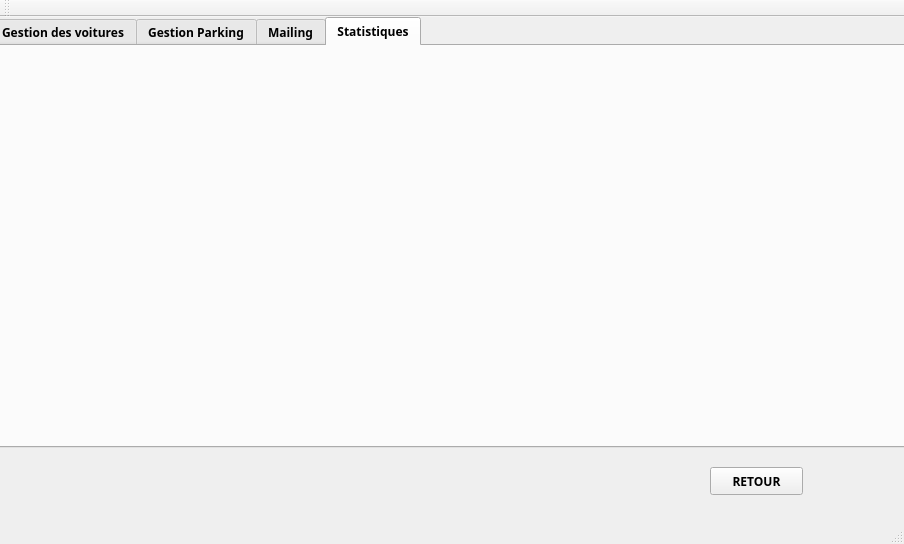
<?xml version="1.0" encoding="UTF-8"?>
<ui version="4.0">
 <class>VoitureParking</class>
 <widget class="QMainWindow" name="VoitureParking">
  <property name="geometry">
   <rect>
    <x>0</x>
    <y>0</y>
    <width>904</width>
    <height>544</height>
   </rect>
  </property>
  <property name="windowTitle">
   <string>Gestion des Clients</string>
  </property>
  <widget class="QWidget" name="centralWidget">
   <widget class="QTabWidget" name="tabWidget">
    <property name="geometry">
     <rect>
      <x>-10</x>
      <y>0</y>
      <width>1001</width>
      <height>431</height>
     </rect>
    </property>
    <property name="font">
     <font>
      <family>Century Gothic</family>
      <pointsize>9</pointsize>
      <weight>75</weight>
      <italic>false</italic>
      <bold>true</bold>
     </font>
    </property>
    <property name="currentIndex">
     <number>3</number>
    </property>
    <widget class="QWidget" name="tab_7">
     <attribute name="title">
      <string>Gestion des voitures</string>
     </attribute>
     <widget class="QGroupBox" name="groupBox">
      <property name="geometry">
       <rect>
        <x>20</x>
        <y>20</y>
        <width>391</width>
        <height>361</height>
       </rect>
      </property>
      <property name="title">
       <string/>
      </property>
      <widget class="QLabel" name="label">
       <property name="geometry">
        <rect>
         <x>10</x>
         <y>10</y>
         <width>71</width>
         <height>16</height>
        </rect>
       </property>
       <property name="font">
        <font>
         <family>Century Gothic</family>
         <pointsize>9</pointsize>
         <weight>75</weight>
         <italic>false</italic>
         <bold>true</bold>
        </font>
       </property>
       <property name="text">
        <string>Matricule :</string>
       </property>
      </widget>
      <widget class="QLineEdit" name="lineEdit">
       <property name="geometry">
        <rect>
         <x>140</x>
         <y>10</y>
         <width>113</width>
         <height>20</height>
        </rect>
       </property>
      </widget>
      <widget class="QLabel" name="label_5">
       <property name="geometry">
        <rect>
         <x>10</x>
         <y>50</y>
         <width>71</width>
         <height>16</height>
        </rect>
       </property>
       <property name="font">
        <font>
         <family>Century Gothic</family>
         <pointsize>9</pointsize>
         <weight>75</weight>
         <italic>false</italic>
         <bold>true</bold>
        </font>
       </property>
       <property name="text">
        <string>Marque :</string>
       </property>
      </widget>
      <widget class="QLabel" name="label_6">
       <property name="geometry">
        <rect>
         <x>10</x>
         <y>90</y>
         <width>71</width>
         <height>16</height>
        </rect>
       </property>
       <property name="font">
        <font>
         <family>Century Gothic</family>
         <pointsize>9</pointsize>
         <weight>75</weight>
         <italic>false</italic>
         <bold>true</bold>
        </font>
       </property>
       <property name="text">
        <string>Couleur :</string>
       </property>
      </widget>
      <widget class="QLabel" name="label_7">
       <property name="geometry">
        <rect>
         <x>10</x>
         <y>290</y>
         <width>101</width>
         <height>16</height>
        </rect>
       </property>
       <property name="font">
        <font>
         <family>Century Gothic</family>
         <pointsize>9</pointsize>
         <weight>75</weight>
         <italic>false</italic>
         <bold>true</bold>
        </font>
       </property>
       <property name="text">
        <string>Place Parking :</string>
       </property>
      </widget>
      <widget class="QLineEdit" name="lineEdit_5">
       <property name="geometry">
        <rect>
         <x>140</x>
         <y>290</y>
         <width>113</width>
         <height>20</height>
        </rect>
       </property>
      </widget>
      <widget class="QPushButton" name="pushButton">
       <property name="geometry">
        <rect>
         <x>294</x>
         <y>70</y>
         <width>81</width>
         <height>23</height>
        </rect>
       </property>
       <property name="font">
        <font>
         <family>Century Gothic</family>
         <pointsize>9</pointsize>
         <weight>75</weight>
         <italic>false</italic>
         <bold>true</bold>
        </font>
       </property>
       <property name="styleSheet">
        <string notr="true">background-color: green;</string>
       </property>
       <property name="text">
        <string>AJOUTER</string>
       </property>
      </widget>
      <widget class="QLineEdit" name="lineEdit_2">
       <property name="geometry">
        <rect>
         <x>140</x>
         <y>50</y>
         <width>113</width>
         <height>20</height>
        </rect>
       </property>
      </widget>
      <widget class="QLineEdit" name="lineEdit_3">
       <property name="geometry">
        <rect>
         <x>140</x>
         <y>90</y>
         <width>113</width>
         <height>20</height>
        </rect>
       </property>
      </widget>
      <widget class="QPushButton" name="pushButton_2">
       <property name="geometry">
        <rect>
         <x>294</x>
         <y>170</y>
         <width>81</width>
         <height>23</height>
        </rect>
       </property>
       <property name="font">
        <font>
         <family>Century Gothic</family>
         <pointsize>9</pointsize>
         <weight>75</weight>
         <italic>false</italic>
         <bold>true</bold>
        </font>
       </property>
       <property name="styleSheet">
        <string notr="true">background-color: red;</string>
       </property>
       <property name="text">
        <string>SUPPRIMER</string>
       </property>
      </widget>
      <widget class="QPushButton" name="pushButton_6">
       <property name="geometry">
        <rect>
         <x>294</x>
         <y>120</y>
         <width>81</width>
         <height>23</height>
        </rect>
       </property>
       <property name="font">
        <font>
         <family>Century Gothic</family>
         <pointsize>9</pointsize>
         <weight>75</weight>
         <italic>false</italic>
         <bold>true</bold>
        </font>
       </property>
       <property name="text">
        <string>MODIFIER</string>
       </property>
      </widget>
      <widget class="QLabel" name="label_8">
       <property name="geometry">
        <rect>
         <x>10</x>
         <y>130</y>
         <width>101</width>
         <height>16</height>
        </rect>
       </property>
       <property name="font">
        <font>
         <family>Century Gothic</family>
         <pointsize>9</pointsize>
         <weight>75</weight>
         <italic>false</italic>
         <bold>true</bold>
        </font>
       </property>
       <property name="text">
        <string>Age :</string>
       </property>
      </widget>
      <widget class="QLabel" name="label_9">
       <property name="geometry">
        <rect>
         <x>10</x>
         <y>170</y>
         <width>101</width>
         <height>16</height>
        </rect>
       </property>
       <property name="font">
        <font>
         <family>Century Gothic</family>
         <pointsize>9</pointsize>
         <weight>75</weight>
         <italic>false</italic>
         <bold>true</bold>
        </font>
       </property>
       <property name="text">
        <string>Fournisseur :</string>
       </property>
      </widget>
      <widget class="QLabel" name="label_10">
       <property name="geometry">
        <rect>
         <x>10</x>
         <y>210</y>
         <width>101</width>
         <height>16</height>
        </rect>
       </property>
       <property name="font">
        <font>
         <family>Century Gothic</family>
         <pointsize>9</pointsize>
         <weight>75</weight>
         <italic>false</italic>
         <bold>true</bold>
        </font>
       </property>
       <property name="text">
        <string>Prix :</string>
       </property>
      </widget>
      <widget class="QLineEdit" name="lineEdit_6">
       <property name="geometry">
        <rect>
         <x>140</x>
         <y>130</y>
         <width>113</width>
         <height>20</height>
        </rect>
       </property>
      </widget>
      <widget class="QLineEdit" name="lineEdit_7">
       <property name="geometry">
        <rect>
         <x>140</x>
         <y>170</y>
         <width>113</width>
         <height>20</height>
        </rect>
       </property>
      </widget>
      <widget class="QLineEdit" name="lineEdit_8">
       <property name="geometry">
        <rect>
         <x>140</x>
         <y>210</y>
         <width>113</width>
         <height>20</height>
        </rect>
       </property>
      </widget>
      <widget class="QLineEdit" name="lineEdit_9">
       <property name="geometry">
        <rect>
         <x>10</x>
         <y>330</y>
         <width>171</width>
         <height>20</height>
        </rect>
       </property>
      </widget>
      <widget class="QPushButton" name="pushButton_9">
       <property name="geometry">
        <rect>
         <x>220</x>
         <y>330</y>
         <width>75</width>
         <height>23</height>
        </rect>
       </property>
       <property name="font">
        <font>
         <family>Century Gothic</family>
         <pointsize>9</pointsize>
         <weight>75</weight>
         <italic>false</italic>
         <bold>true</bold>
        </font>
       </property>
       <property name="text">
        <string>PDF</string>
       </property>
      </widget>
      <widget class="QLabel" name="label_3">
       <property name="geometry">
        <rect>
         <x>10</x>
         <y>250</y>
         <width>291</width>
         <height>20</height>
        </rect>
       </property>
       <property name="font">
        <font>
         <family>Century Gothic</family>
         <pointsize>9</pointsize>
         <weight>75</weight>
         <italic>false</italic>
         <bold>true</bold>
        </font>
       </property>
       <property name="text">
        <string>Affecter la nouvelle voiture à une place Parking :</string>
       </property>
      </widget>
     </widget>
     <widget class="QTableView" name="tableView">
      <property name="geometry">
       <rect>
        <x>430</x>
        <y>30</y>
        <width>411</width>
        <height>371</height>
       </rect>
      </property>
     </widget>
     <widget class="QPushButton" name="pushButton_5">
      <property name="geometry">
       <rect>
        <x>430</x>
        <y>10</y>
        <width>101</width>
        <height>23</height>
       </rect>
      </property>
      <property name="font">
       <font>
        <family>Century Gothic</family>
        <pointsize>9</pointsize>
        <weight>75</weight>
        <italic>false</italic>
        <bold>true</bold>
       </font>
      </property>
      <property name="text">
       <string>TRI PARKING</string>
      </property>
     </widget>
     <widget class="QComboBox" name="comboBox">
      <property name="geometry">
       <rect>
        <x>780</x>
        <y>10</y>
        <width>62</width>
        <height>22</height>
       </rect>
      </property>
      <property name="font">
       <font>
        <family>Century Gothic</family>
        <pointsize>9</pointsize>
        <weight>75</weight>
        <italic>false</italic>
        <bold>true</bold>
       </font>
      </property>
      <item>
       <property name="text">
        <string>ASC</string>
       </property>
      </item>
      <item>
       <property name="text">
        <string>DESC</string>
       </property>
      </item>
     </widget>
     <widget class="QPushButton" name="pushButton_8">
      <property name="geometry">
       <rect>
        <x>530</x>
        <y>10</y>
        <width>75</width>
        <height>23</height>
       </rect>
      </property>
      <property name="font">
       <font>
        <family>Century Gothic</family>
        <pointsize>9</pointsize>
        <weight>75</weight>
        <italic>false</italic>
        <bold>true</bold>
       </font>
      </property>
      <property name="text">
       <string>IMPRIMER</string>
      </property>
     </widget>
    </widget>
    <widget class="QWidget" name="tab_8">
     <attribute name="title">
      <string>Gestion Parking</string>
     </attribute>
     <widget class="QGroupBox" name="groupBox_6">
      <property name="geometry">
       <rect>
        <x>0</x>
        <y>20</y>
        <width>411</width>
        <height>361</height>
       </rect>
      </property>
      <property name="title">
       <string/>
      </property>
      <widget class="QLabel" name="label_25">
       <property name="geometry">
        <rect>
         <x>20</x>
         <y>50</y>
         <width>81</width>
         <height>16</height>
        </rect>
       </property>
       <property name="font">
        <font>
         <family>Century Gothic</family>
         <pointsize>9</pointsize>
         <weight>75</weight>
         <italic>false</italic>
         <bold>true</bold>
        </font>
       </property>
       <property name="text">
        <string>ID Parking :</string>
       </property>
      </widget>
      <widget class="QLineEdit" name="lineEdit_14">
       <property name="geometry">
        <rect>
         <x>190</x>
         <y>50</y>
         <width>113</width>
         <height>20</height>
        </rect>
       </property>
      </widget>
      <widget class="QLineEdit" name="lineEdit_15">
       <property name="geometry">
        <rect>
         <x>190</x>
         <y>90</y>
         <width>113</width>
         <height>20</height>
        </rect>
       </property>
      </widget>
      <widget class="QPushButton" name="pushButton_3">
       <property name="geometry">
        <rect>
         <x>284</x>
         <y>190</y>
         <width>91</width>
         <height>23</height>
        </rect>
       </property>
       <property name="font">
        <font>
         <family>Century Gothic</family>
         <pointsize>9</pointsize>
         <weight>75</weight>
         <italic>false</italic>
         <bold>true</bold>
        </font>
       </property>
       <property name="styleSheet">
        <string notr="true">background-color: green;</string>
       </property>
       <property name="text">
        <string>AJOUTER</string>
       </property>
      </widget>
      <widget class="QLabel" name="label_26">
       <property name="geometry">
        <rect>
         <x>20</x>
         <y>90</y>
         <width>71</width>
         <height>16</height>
        </rect>
       </property>
       <property name="font">
        <font>
         <family>Century Gothic</family>
         <pointsize>9</pointsize>
         <weight>75</weight>
         <italic>false</italic>
         <bold>true</bold>
        </font>
       </property>
       <property name="text">
        <string>Etat :</string>
       </property>
      </widget>
      <widget class="QPushButton" name="pushButton_7">
       <property name="geometry">
        <rect>
         <x>284</x>
         <y>240</y>
         <width>91</width>
         <height>23</height>
        </rect>
       </property>
       <property name="font">
        <font>
         <family>Century Gothic</family>
         <pointsize>9</pointsize>
         <weight>75</weight>
         <italic>false</italic>
         <bold>true</bold>
        </font>
       </property>
       <property name="text">
        <string>MODIFIER</string>
       </property>
      </widget>
      <widget class="QPushButton" name="pushButton_4">
       <property name="geometry">
        <rect>
         <x>284</x>
         <y>290</y>
         <width>91</width>
         <height>23</height>
        </rect>
       </property>
       <property name="font">
        <font>
         <family>Century Gothic</family>
         <pointsize>9</pointsize>
         <weight>75</weight>
         <italic>false</italic>
         <bold>true</bold>
        </font>
       </property>
       <property name="styleSheet">
        <string notr="true">background-color: red;</string>
       </property>
       <property name="text">
        <string>SUPPRIMER</string>
       </property>
      </widget>
      <widget class="QLabel" name="label_28">
       <property name="geometry">
        <rect>
         <x>20</x>
         <y>130</y>
         <width>171</width>
         <height>16</height>
        </rect>
       </property>
       <property name="font">
        <font>
         <family>Century Gothic</family>
         <pointsize>9</pointsize>
         <weight>75</weight>
         <italic>false</italic>
         <bold>true</bold>
        </font>
       </property>
       <property name="text">
        <string>Contact Maintenance :</string>
       </property>
      </widget>
      <widget class="QLineEdit" name="lineEdit_16">
       <property name="geometry">
        <rect>
         <x>190</x>
         <y>130</y>
         <width>113</width>
         <height>20</height>
        </rect>
       </property>
      </widget>
     </widget>
     <widget class="QTableView" name="tableView_2">
      <property name="geometry">
       <rect>
        <x>410</x>
        <y>40</y>
        <width>411</width>
        <height>371</height>
       </rect>
      </property>
     </widget>
     <widget class="QPushButton" name="pushButton_11">
      <property name="geometry">
       <rect>
        <x>420</x>
        <y>10</y>
        <width>75</width>
        <height>23</height>
       </rect>
      </property>
      <property name="font">
       <font>
        <family>Century Gothic</family>
        <pointsize>8</pointsize>
        <weight>75</weight>
        <italic>false</italic>
        <bold>true</bold>
       </font>
      </property>
      <property name="text">
       <string>Recherche</string>
      </property>
     </widget>
     <widget class="QLineEdit" name="Rechercher">
      <property name="geometry">
       <rect>
        <x>510</x>
        <y>10</y>
        <width>113</width>
        <height>20</height>
       </rect>
      </property>
     </widget>
    </widget>
    <widget class="QWidget" name="tab_2">
     <attribute name="title">
      <string>Mailing</string>
     </attribute>
     <widget class="QLineEdit" name="khra">
      <property name="geometry">
       <rect>
        <x>120</x>
        <y>80</y>
        <width>531</width>
        <height>41</height>
       </rect>
      </property>
     </widget>
     <widget class="QTextEdit" name="cp">
      <property name="geometry">
       <rect>
        <x>120</x>
        <y>140</y>
        <width>531</width>
        <height>141</height>
       </rect>
      </property>
      <property name="html">
       <string>&lt;!DOCTYPE HTML PUBLIC &quot;-//W3C//DTD HTML 4.0//EN&quot; &quot;http://www.w3.org/TR/REC-html40/strict.dtd&quot;&gt;
&lt;html&gt;&lt;head&gt;&lt;meta name=&quot;qrichtext&quot; content=&quot;1&quot; /&gt;&lt;style type=&quot;text/css&quot;&gt;
p, li { white-space: pre-wrap; }
&lt;/style&gt;&lt;/head&gt;&lt;body style=&quot; font-family:'Century Gothic'; font-size:9pt; font-weight:600; font-style:normal;&quot;&gt;
&lt;p style=&quot;-qt-paragraph-type:empty; margin-top:0px; margin-bottom:0px; margin-left:0px; margin-right:0px; -qt-block-indent:0; text-indent:0px; font-family:'MS Shell Dlg 2'; font-size:7.8pt; font-weight:400;&quot;&gt;&lt;br /&gt;&lt;/p&gt;&lt;/body&gt;&lt;/html&gt;</string>
      </property>
     </widget>
     <widget class="QLabel" name="label_11">
      <property name="geometry">
       <rect>
        <x>40</x>
        <y>80</y>
        <width>111</width>
        <height>31</height>
       </rect>
      </property>
      <property name="font">
       <font>
        <family>Century Gothic</family>
        <pointsize>9</pointsize>
        <weight>75</weight>
        <italic>false</italic>
        <bold>true</bold>
       </font>
      </property>
      <property name="text">
       <string>Recipient :</string>
      </property>
     </widget>
     <widget class="QLabel" name="label_12">
      <property name="geometry">
       <rect>
        <x>40</x>
        <y>180</y>
        <width>111</width>
        <height>31</height>
       </rect>
      </property>
      <property name="font">
       <font>
        <family>Century Gothic</family>
        <pointsize>9</pointsize>
        <weight>75</weight>
        <italic>false</italic>
        <bold>true</bold>
       </font>
      </property>
      <property name="text">
       <string>Body :</string>
      </property>
     </widget>
     <widget class="QPushButton" name="pushButton_10">
      <property name="geometry">
       <rect>
        <x>200</x>
        <y>300</y>
        <width>161</width>
        <height>31</height>
       </rect>
      </property>
      <property name="text">
       <string>Envoyer Mail</string>
      </property>
     </widget>
     <widget class="QLabel" name="label_2">
      <property name="geometry">
       <rect>
        <x>120</x>
        <y>40</y>
        <width>571</width>
        <height>20</height>
       </rect>
      </property>
      <property name="font">
       <font>
        <family>Century Gothic</family>
        <pointsize>10</pointsize>
        <weight>75</weight>
        <italic>false</italic>
        <bold>true</bold>
       </font>
      </property>
      <property name="text">
       <string>Voulez vous contacter un fournisseur ou la service Maintenance ?</string>
      </property>
     </widget>
    </widget>
    <widget class="QWidget" name="widget">
     <attribute name="title">
      <string>Statistiques</string>
     </attribute>
     <widget class="QCustomPlot" name="customPlot" native="true">
      <property name="geometry">
       <rect>
        <x>30</x>
        <y>10</y>
        <width>1261</width>
        <height>491</height>
       </rect>
      </property>
     </widget>
    </widget>
   </widget>
   <widget class="QPushButton" name="retour">
    <property name="geometry">
     <rect>
      <x>710</x>
      <y>450</y>
      <width>93</width>
      <height>28</height>
     </rect>
    </property>
    <property name="font">
     <font>
      <family>Century Gothic</family>
      <weight>75</weight>
      <bold>true</bold>
     </font>
    </property>
    <property name="text">
     <string>RETOUR</string>
    </property>
   </widget>
  </widget>
  <widget class="QMenuBar" name="menuBar">
   <property name="geometry">
    <rect>
     <x>0</x>
     <y>0</y>
     <width>904</width>
     <height>26</height>
    </rect>
   </property>
  </widget>
  <widget class="QToolBar" name="mainToolBar">
   <attribute name="toolBarArea">
    <enum>TopToolBarArea</enum>
   </attribute>
   <attribute name="toolBarBreak">
    <bool>false</bool>
   </attribute>
  </widget>
  <widget class="QStatusBar" name="statusBar"/>
 </widget>
 <layoutdefault spacing="6" margin="11"/>
 <customwidgets>
  <customwidget>
   <class>QCustomPlot</class>
   <extends>QWidget</extends>
   <header>qcustomplot.h</header>
   <container>1</container>
  </customwidget>
 </customwidgets>
 <resources/>
 <connections/>
</ui>
